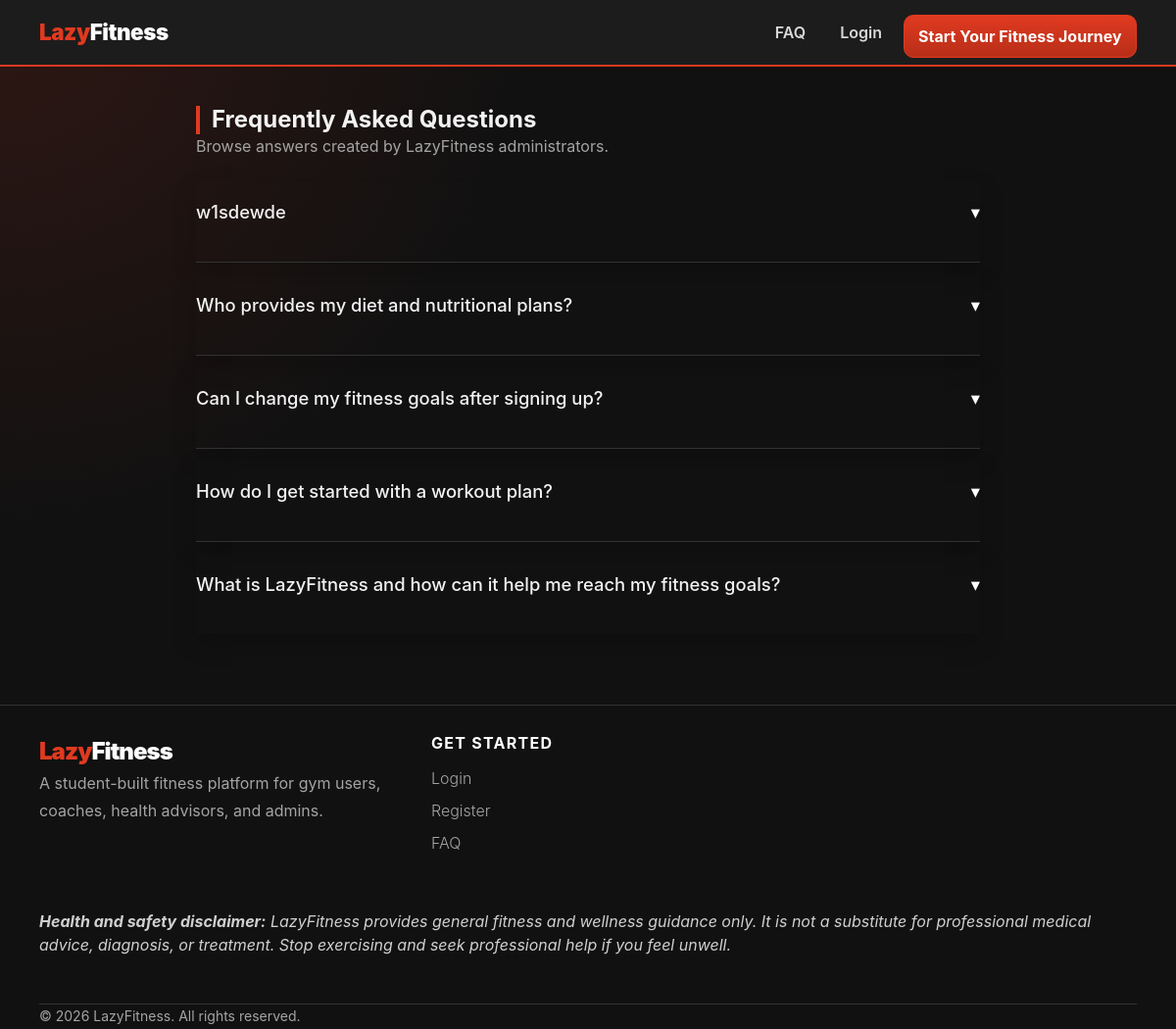
Screenshot of /faq/ with the database file from the repository.
### apps/admin_panel/models.py (models this page shows, shortened)
class FAQ(models.Model):
    admin = models.ForeignKey(AdminProfile, on_delete=models.SET_NULL, null=True, related_name='faqs')
    question = models.CharField(max_length=500)
    answer = models.TextField()
    created_at = models.DateTimeField(auto_now_add=True)
    updated_at = models.DateTimeField(auto_now=True)

### lazyfitness/views.py (the view)
# urls.py: path('faq/', views.faq_public, name='faq_public'),
def faq_public(request):
    faqs = FAQ.objects.order_by('-updated_at')
    return render(request, 'shared/faq.html', {'faqs': faqs})

### lazyfitness/context_processors.py (called while the page is built, shortened)
def lazyfitness_counts(request):
    from lazyfitness.view_helpers import role_fallback_url
    user = getattr(request, 'user', None)
    fallback = role_fallback_url(user)
    if not user or not user.is_authenticated:
        return {'nav_unread_messages': 0, 'nav_unread_notifications': 0, 'nav_back_fallback': fallback}

### lazyfitness/view_helpers.py (called while the page is built, shortened)
def role_fallback_url(user):
    return reverse('landing')

### templates/shared/faq.html (shortened to what this page needs)
{% extends "shared/base.html" %}
{% block content %}
<div class="mx-auto" style="max-width: 800px;">
    <div class="d-flex justify-content-between align-items-center mb-4">
        <div>
            <h2 class="section-title mb-0">Frequently Asked Questions</h2>
            <p class="text-secondary mb-0">Browse answers created by LazyFitness administrators.</p>
        </div>
    </div>
    <div class="accordion" id="faqAccordion">
        {% for faq in faqs %}
        <div class="accordion-item lf-faq-item mb-3">
            <h2 class="accordion-header">
                <button class="accordion-button collapsed" type="button" data-lf-toggle="collapse" data-lf-target="#faq{{ faq.id }}">
                    {{ faq.question }}
                </button>
            </h2>
        </div>
        {% empty %}
        <div class="card p-4 text-center text-secondary bg-transparent border-secondary">No FAQ entries yet.</div>
        {% endfor %}
    </div>
</div>
{% endblock %}

### static/css/lazyfitness.css (style rules this page uses)
:root { --lf-bg: #111111; --lf-surface: #1e1e1e; --lf-surface-soft: #252525; --lf-surface-deep: #0f0f0f; --lf-accent: #e03a20; --lf-accent-dark: #b82e18; --lf-danger: #dc3545; --lf-warning: #ffc107; --lf-success: #198754; --lf-info: #0dcaf0; --lf-text: #f2f2f2; --lf-muted: #a4a4a4; --lf-border: #333333; --lf-shadow: 0 16px 40px rgba(0, 0, 0, .35); --lf-radius: 14px; }
* { box-sizing: border-box; }
html { min-height: 100%; scroll-behavior: smooth; }
body { min-height: 100%; margin: 0; background: radial-gradient(circle at top left, rgba(224, 58, 32, .14), transparent 34%), var(--lf-bg); color: var(--lf-text); font-family: Inter, "Segoe UI", Arial, sans-serif; line-height: 1.5; }
h1, h2, h3, h4, h5, h6, p { margin-top: 0; }
h1, h2, h3, h4, h5, h6 { line-height: 1.2; }
.card, .modal-content, .offcanvas, .toast, .list-group-item, .accordion-item { border: 1px solid var(--lf-border); border-radius: var(--lf-radius); background: linear-gradient(180deg, var(--lf-surface), #171717); color: var(--lf-text); box-shadow: 0 10px 24px rgba(0, 0, 0, .18); }
.text-secondary { color: var(--lf-muted) !important; }
.d-flex { display: flex !important; }
.justify-content-between { justify-content: space-between !important; }
.align-items-center { align-items: center !important; }
.mx-auto { margin-right: auto !important; margin-left: auto !important; }
.mb-0 { margin-bottom: 0 !important; }
.mb-3 { margin-bottom: 1rem !important; }
.mb-4 { margin-bottom: 1.5rem !important; }
.section-title { border-left: 4px solid var(--lf-accent); padding-left: .75rem; margin-bottom: 1.5rem; }
.accordion { display: grid; gap: .75rem; }
.accordion-button { width: 100%; padding: 1rem; cursor: pointer; border: 0; border-radius: var(--lf-radius); background: transparent; color: var(--lf-text); font: inherit; font-weight: 800; text-align: left; }
.accordion-button::after { float: right; content: "▾"; }
.lf-faq-item { background: transparent !important; border: none !important; border-bottom: 1px solid var(--lf-border) !important; border-radius: 0 !important; margin-bottom: 0 !important; }
.lf-faq-item:last-child { border-bottom: none !important; }
.lf-faq-item .accordion-button { background: transparent !important; color: var(--lf-text) !important; font-size: 1.15rem; font-weight: 500; box-shadow: none !important; padding: 1.25rem 0; cursor: pointer; transition: color 0.2s ease; }
.lf-faq-item .accordion-button::after { filter: brightness(0) invert(1) !important; transition: transform 0.2s ease-in-out; }

### rows the page displays
FAQ: question "w1sdewde"
FAQ: question "Who provides my diet and nutritional plans?"
FAQ: question "Can I change my fitness goals after signing up?"
FAQ: question "How do I get started with a workout plan?"
FAQ: question "What is LazyFitness and how can it help me reach my fitness goals?"
